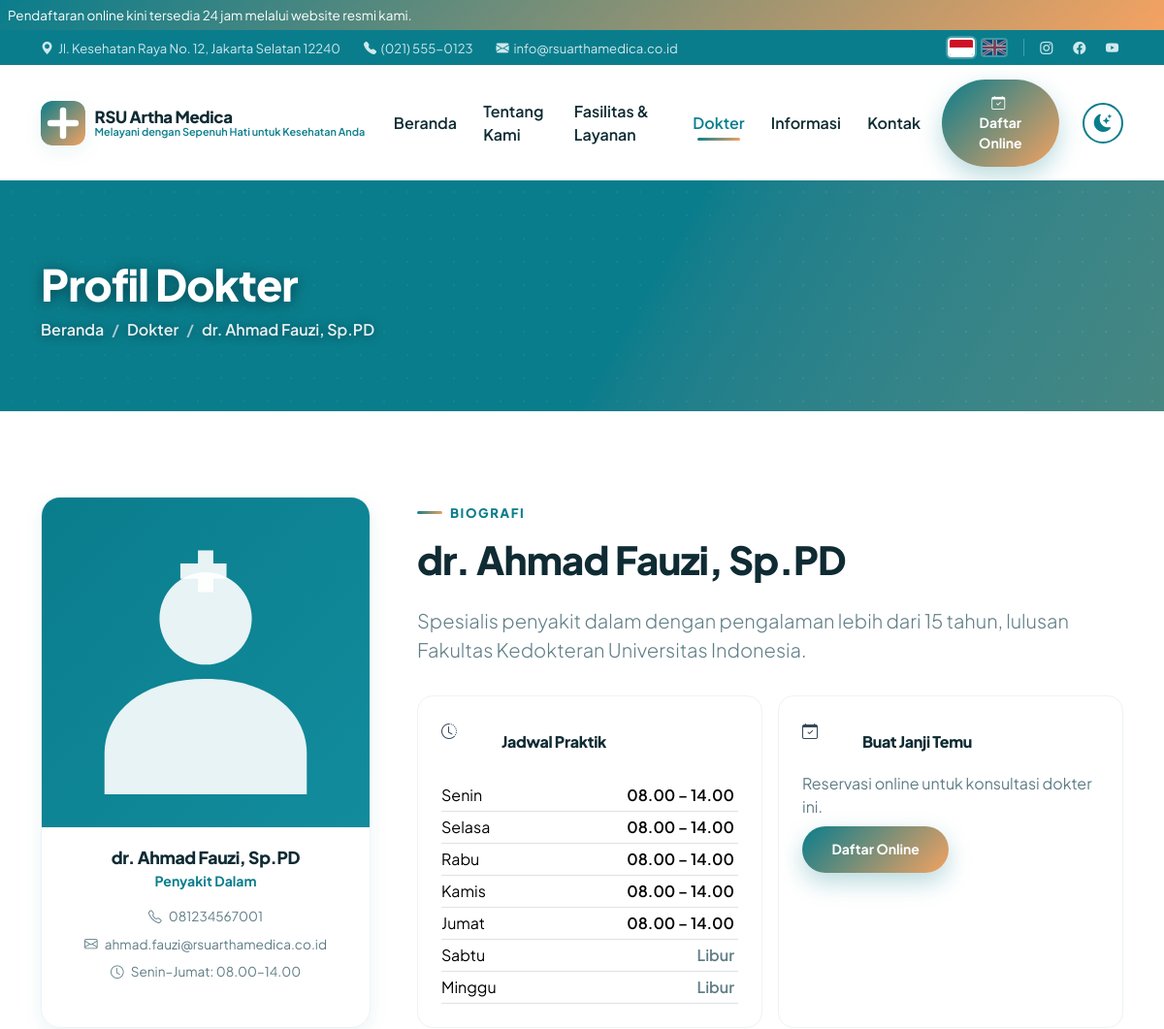
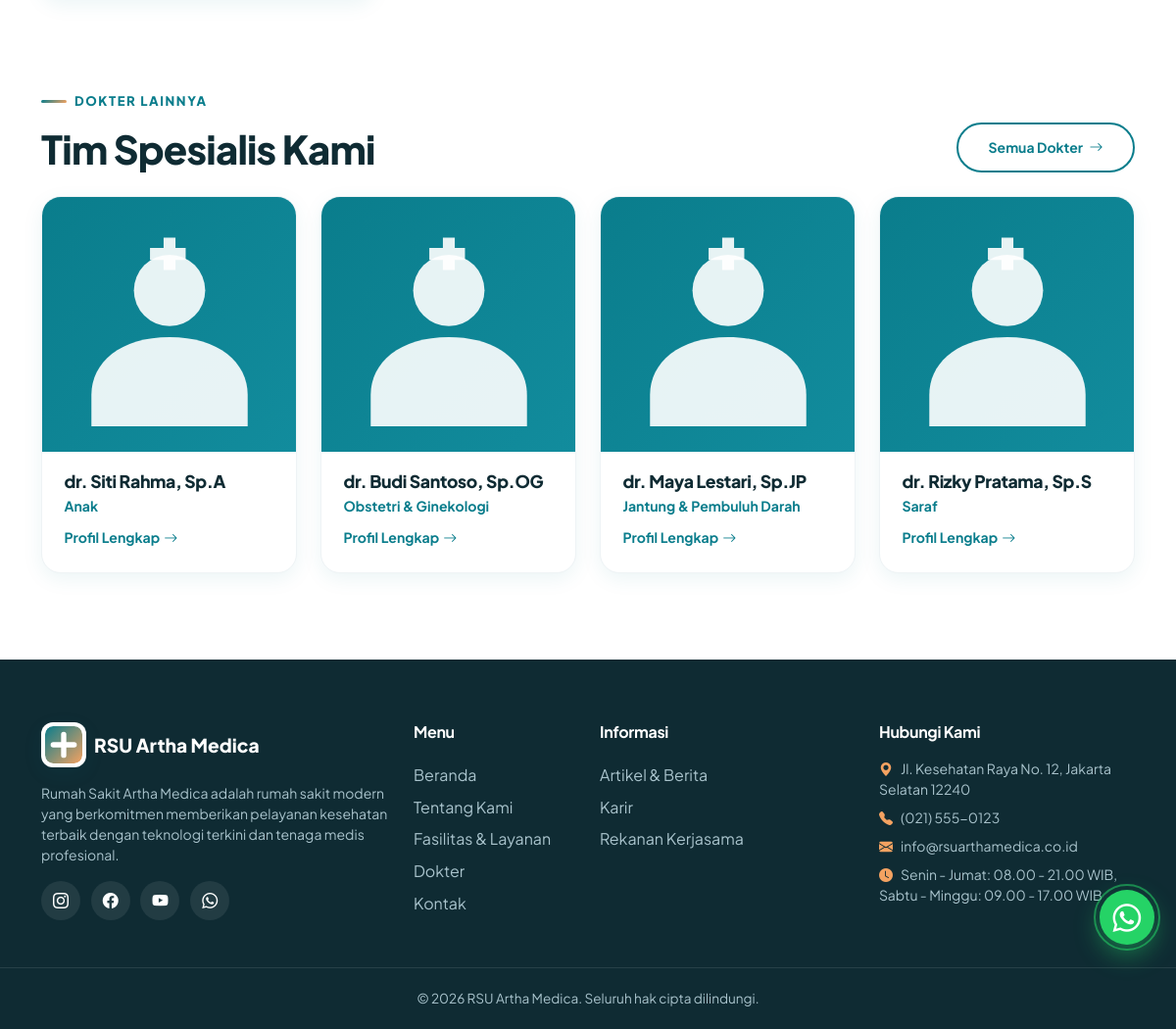
Page /doctor-detail.php?id=1 on the committed database (2 pictures, top to bottom).
### tables this page shows
CREATE TABLE doctors (
  id INT AUTO_INCREMENT PRIMARY KEY,
  name VARCHAR(150) NOT NULL,
  specialist VARCHAR(150) DEFAULT NULL,
  service_id INT DEFAULT NULL,
  photo VARCHAR(255) DEFAULT NULL,
  schedule VARCHAR(255) DEFAULT NULL,
  email VARCHAR(150) DEFAULT NULL,
  phone VARCHAR(50) DEFAULT NULL,
  bio TEXT,
  sort INT DEFAULT 0,
  active TINYINT(1) DEFAULT 1,
  created_at TIMESTAMP DEFAULT CURRENT_TIMESTAMP
);

CREATE TABLE doctor_schedules (
  id INT AUTO_INCREMENT PRIMARY KEY,
  doctor_id INT NOT NULL,
  day TINYINT NOT NULL COMMENT '0=Senin ... 6=Minggu',
  start_time TIME DEFAULT NULL,
  end_time TIME DEFAULT NULL,
  UNIQUE KEY uq_doctor_day (doctor_id, day),
  CONSTRAINT fk_schedule_doctor FOREIGN KEY (doctor_id) REFERENCES doctors(id) ON DELETE CASCADE
);

### includes/db.php (called while the page is built, shortened)
<?php
function db(): PDO
{
    static $pdo = null;
    if ($pdo === null) {
        $dsn = 'mysql:host=' . DB_HOST . ';dbname=' . DB_NAME . ';charset=utf8mb4';
        try {
            $pdo = new PDO($dsn, DB_USER, DB_PASS, [
                PDO::ATTR_ERRMODE => PDO::ERRMODE_EXCEPTION,
                PDO::ATTR_DEFAULT_FETCH_MODE => PDO::FETCH_ASSOC,
                PDO::ATTR_EMULATE_PREPARES => false,
            ]);
        } catch (PDOException $e) {
            http_response_code(500);
            exit('Koneksi database gagal: ' . htmlspecialchars($e->getMessage(), ENT_QUOTES, 'UTF-8'));
        }
    }
    return $pdo;
}
function db_all(string $sql, array $params = []): array
{
    $stmt = db()->prepare($sql);
    $stmt->execute($params);
    return $stmt->fetchAll();
}
function db_one(string $sql, array $params = []): ?array
{
    $stmt = db()->prepare($sql);
    $stmt->execute($params);
    $row = $stmt->fetch();
    return $row === false ? null : $row;
}

### includes/functions.php (called while the page is built, shortened)
<?php
function base_url(string $path = ''): string
{
    static $base = null;
    if ($base === null) {
        $script = $_SERVER['SCRIPT_NAME'] ?? '/';
        $dir = rtrim(str_replace('\\', '/', dirname($script)), '/');
        $base = rtrim($dir, '/');
    }
    return $base . '/' . ltrim($path, '/');
}
function get_settings(): array
{
    static $settings = null;
    if ($settings === null) {
        $settings = [];
        try {
            foreach (db_all('SELECT setting_key, setting_value FROM settings') as $row) {
                $settings[$row['setting_key']] = $row['setting_value'];
            }
        } catch (Throwable $e) {
            $settings = [];
        }
    }
    return $settings;
}
function setting(string $key, string $default = ''): string
{
    $s = get_settings();
    return isset($s[$key]) && $s[$key] !== '' ? (string)$s[$key] : $default;
}
function register_url(): string
{
    return setting('register_url', 'https://daftar.rsuarthamedica.co.id');
}
function lang_code(): string
{
    static $code = null;
    if ($code === null) {
        $c = $_SESSION['lang'] ?? ($_COOKIE['lang'] ?? 'id');
        $code = ($c === 'en' && !is_admin_route()) ? 'en' : 'id';
    }
    return $code;
}
function t(string $key, array $params = []): string
{
    $text = $GLOBALS['LANG'][$key] ?? $GLOBALS['LANG_ID'][$key] ?? $key;
    return $params ? vsprintf($text, $params) : $text;
}
function e(?string $value): string
{
    return htmlspecialchars((string)$value, ENT_QUOTES, 'UTF-8');
}
function doctor_days(): array
{
    return [0 => 'Senin', 1 => 'Selasa', 2 => 'Rabu', 3 => 'Kamis', 4 => 'Jumat', 5 => 'Sabtu', 6 => 'Minggu'];
}
function get_doctor_schedules(int $doctorId): array
{
    return db_all('SELECT * FROM doctor_schedules WHERE doctor_id = ? ORDER BY day ASC', [$doctorId]);
}
function format_time(?string $t): string
{
    $parts = explode(':', (string)$t);
    return $parts[0] . '.' . ($parts[1] ?? '00');
}
function schedule_compact(array $rows): string
{
    $days = doctor_days();
    $groups = [];
    foreach ($rows as $r) {
        $start = $r['start_time'] ?? null;
        $end = $r['end_time'] ?? null;
        $key = format_time($start) . '–' . format_time($end);
        $groups[$key][] = (int)$r['day'];
    }
    $chunks = [];
    foreach ($groups as $key => $dayList) {
        sort($dayList);
        $ranges = [];
        $i = 0;
        while ($i < count($dayList)) {
            $j = $i;
            while ($j + 1 < count($dayList) && $dayList[$j + 1] === $dayList[$j] + 1) {
                $j++;
            }
            if ($j === $i) {
                $ranges[] = $days[$dayList[$i]];
            } else {
                $ranges[] = $days[$dayList[$i]] . '–' . $days[$dayList[$j]];
            }
            $i = $j + 1;
        }
        $chunks[] = implode(', ', $ranges) . ': ' . $key;
    }
    return implode(' · ', $chunks);
}

### doctor-detail.php (the view, shortened to what this page needs)
<?php
$id = (int)($_GET['id'] ?? 0);
$doc = db_one('SELECT * FROM doctors WHERE id = ? AND active = 1', [$id]);
$others = db_all('SELECT * FROM doctors WHERE active = 1 AND id <> ? ORDER BY sort ASC LIMIT 4', [$id]);
$schedules = get_doctor_schedules($id);
$schedByDay = [];
foreach ($schedules as $s) {
    $schedByDay[(int)$s['day']] = $s;
}
$schedComp = schedule_compact($schedules);
include __DIR__ . '/includes/header.php';
$photo = $doc['photo'] ? img_url('doctors', $doc['photo']) : base_url('assets/img/doctor-placeholder.svg');
include __DIR__ . '/includes/sections/page_banner.php';
?>
<section class="section">
  <div class="container">
    <div class="row g-5">
      <div class="col-lg-4" data-aos="fade-right">
        <div class="doc-card">
          <div class="doc-photo-wrap" style="height:340px"><img class="doc-photo" src="<?= e($photo) ?>" alt="<?= e($doc['name']) ?>"></div>
          <div class="doc-body text-center">
            <h4 class="doc-name"><?= e($doc['name']) ?></h4>
            <div class="doc-spec mb-3"><?= e($doc['specialist']) ?></div>
            <?php if ($doc['phone']): ?><div class="doc-sched mb-2 justify-content-center"><i class="bi bi-telephone"></i><?= e($doc['phone']) ?></div><?php endif; ?>
            <?php if ($doc['email']): ?><div class="doc-sched mb-2 justify-content-center"><i class="bi bi-envelope"></i><?= e($doc['email']) ?></div><?php endif; ?>
            <?php if ($schedComp): ?><div class="doc-sched justify-content-center"><i class="bi bi-clock"></i><?= e($schedComp) ?></div><?php endif; ?>
          </div>
        </div>
      </div>
      <div class="col-lg-8" data-aos="fade-left" data-aos-delay="120">
        <span class="section-eyebrow"><?= e(t('doctor.bio')) ?></span>
        <h2 class="section-title mb-4"><?= e($doc['name']) ?></h2>
        <div class="lead" style="color:var(--muted)">
          <?= $doc['bio'] ? nl2br($doc['bio']) : '<p>' . e(t('doctor.nobio')) . '</p>' ?>
        </div>
        <div class="row g-3 mt-3">
          <div class="col-md-6">
            <div class="p-4 rounded-4 border surface-card h-100" style="border-color:var(--border)!important">
              <div class="d-flex align-items-center gap-3 mb-3">
                <span class="icon-wrap" style="width:46px;height:46px"><i class="bi bi-clock-history"></i></span>
                <h6 class="mb-0"><?= e(t('doctor.schedule')) ?></h6>
              </div>
              <?php if ($schedules): ?>
              <table class="table table-sm mb-0">
                <tbody>
                  <?php foreach (doctor_days() as $day => $dayName): ?>
                  <?php $s = $schedByDay[$day] ?? null; ?>
                  <tr>
                    <td class="ps-0"><?= $dayName ?></td>
                    <td class="text-end fw-semibold"><?= $s && $s['start_time'] && $s['end_time'] ? e(format_time($s['start_time']) . ' – ' . format_time($s['end_time'])) : '<span style="color:var(--muted)">' . e(t('doctor.off')) . '</span>' ?></td>
                  </tr>
                  <?php endforeach; ?>
                </tbody>
              </table>
              <?php else: ?>
              <p class="mb-0" style="color:var(--muted)">-</p>
              <?php endif; ?>
            </div>
          </div>
          <div class="col-md-6">
            <div class="p-4 rounded-4 border surface-card h-100" style="border-color:var(--border)!important">
              <div class="d-flex align-items-center gap-3 mb-2">
                <span class="icon-wrap" style="width:46px;height:46px"><i class="bi bi-calendar-check"></i></span>
                <h6 class="mb-0"><?= e(t('doctor.appointment.title')) ?></h6>
              </div>
              <p class="mb-2" style="color:var(--muted)"><?= e(t('doctor.appointment.sub')) ?></p>
              <?php if (register_url()): ?>
              <a class="btn btn-grad btn-sm" href="<?= e(register_url()) ?>" target="_blank" rel="noopener"><?= e(t('doctor.register')) ?></a>
              <?php endif; ?>
            </div>
          </div>
        </div>
      </div>
    </div>
  </div>
</section>
<?php if ($others): ?>
<section class="section pt-0">
  <div class="container">
    <div class="d-flex flex-wrap justify-content-between align-items-end gap-3 mb-4" data-aos="fade-up">
      <div>
        <span class="section-eyebrow"><?= e(t('doctor.others')) ?></span>
        <h2 class="section-title mb-0"><?= e(t('doctor.others.title')) ?></h2>
      </div>
      <a href="<?= e(base_url('doctors.php')) ?>" class="btn btn-outline-primary-round btn-sm"><?= e(t('doctor.all')) ?> <i class="bi bi-arrow-right ms-1"></i></a>
    </div>
    <div class="row g-4">
      <?php foreach ($others as $other): ?>
      <?php $oPhoto = $other['photo'] ? img_url('doctors', $other['photo']) : base_url('assets/img/doctor-placeholder.svg'); ?>
      <div class="col-md-6 col-lg-3" data-aos="fade-up" data-aos-delay="<?= ((int)$other['sort'] % 4) * 80 ?>">
        <div class="doc-card">
          <div class="doc-photo-wrap"><img class="doc-photo" src="<?= e($oPhoto) ?>" alt="<?= e($other['name']) ?>"></div>
          <div class="doc-body">
            <h5 class="doc-name"><?= e($other['name']) ?></h5>
            <div class="doc-spec"><?= e($other['specialist']) ?></div>
            <a class="read-more" href="<?= e(base_url('doctor-detail.php?id=' . $other['id'])) ?>"><?= e(t('doctor.fullprofile')) ?> <i class="bi bi-arrow-right ms-1"></i></a>
          </div>
        </div>
      </div>
      <?php endforeach; ?>
    </div>
  </div>
</section>
<?php endif; ?>
<?php include __DIR__ . '/includes/footer.php'; ?>

### assets/css/style.css (style rules this page uses)
:root { --primary: #0a7d8c; --secondary: #f4a261; --primary-dark: #075f6b; --primary-light: #e6f6f8; --secondary-light: #fdf1e6; --dark: #0f2b33; --ink: #0f2b33; --muted: #5f7d86; --light: #f5f9fa; --surface: #ffffff; --surface-soft: #f5f9fa; --border: #eef3f5; --border-soft: #f1f5f6; --body-text: #33475a; --navbar-bg: rgba(255, 255, 255, 0.92); --navbar-bg-solid: rgba(255, 255, 255, 0.98); --grad: linear-gradient(135deg, var(--primary), var(--secondary)); --grad-soft: linear-gradient(135deg, #e6f6f8 0%, #fdf1e6 100%); --shadow-sm: 0 6px 20px rgba(10, 125, 140, 0.08); --shadow-md: 0 14px 40px rgba(10, 125, 140, 0.14); --shadow-lg: 0 24px 60px rgba(10, 125, 140, 0.20); --radius: 1.25rem; --radius-lg: 2rem; --font: 'Plus Jakarta Sans', 'Poppins', 'Segoe UI', system-ui, -apple-system, sans-serif; }
html { scroll-behavior: smooth; }
body { font-family: var(--font); color: var(--body-text); background: var(--surface); overflow-x: hidden; }
h1, h2, h3, h4, h5, h6 { font-weight: 800; color: var(--ink); letter-spacing: -0.02em; }
a { text-decoration: none; }
.btn-grad { background: var(--grad); color: #fff !important; border: 0; border-radius: 50rem; padding: 0.85rem 1.9rem; font-weight: 700; box-shadow: 0 10px 24px rgba(10, 125, 140, 0.28); transition: transform 0.25s ease, box-shadow 0.25s ease, filter 0.25s ease; }
.btn-outline-primary-round { border: 2px solid var(--primary); color: var(--primary); border-radius: 50rem; padding: 0.8rem 1.9rem; font-weight: 700; transition: all 0.25s ease; }
.section { padding: 5.5rem 0; }
.section-eyebrow { display: inline-flex; align-items: center; gap: 0.5rem; color: var(--primary); font-weight: 800; font-size: 0.82rem; letter-spacing: 0.12em; text-transform: uppercase; margin-bottom: 0.9rem; }
.section-eyebrow::before { content: ''; width: 26px; height: 3px; border-radius: 3px; background: var(--grad); }
.section-title { font-size: clamp(1.7rem, 3.5vw, 2.5rem); margin-bottom: 0.9rem; }
.read-more { display: inline-flex; align-items: center; font-weight: 700; font-size: 0.88rem; color: var(--primary); text-decoration: none; }
.doc-card { background: var(--surface); border-radius: var(--radius); overflow: hidden; box-shadow: var(--shadow-sm); border: 1px solid var(--border); transition: transform 0.3s ease, box-shadow 0.3s ease; height: 100%; }
.doc-card .doc-photo-wrap { height: 260px; overflow: hidden; position: relative; }
.doc-card .doc-photo { width: 100%; height: 100%; object-fit: cover; transition: transform 0.5s ease; }
.doc-card .doc-body { padding: 1.3rem 1.4rem 1.5rem; }
.doc-card .doc-name { font-size: 1.1rem; margin-bottom: 0.2rem; }
.doc-card .doc-spec { color: var(--primary); font-weight: 700; font-size: 0.88rem; margin-bottom: 0.6rem; }
.doc-card .doc-sched { font-size: 0.85rem; color: var(--muted); display: flex; align-items: center; gap: 0.45rem; }
.surface-card { background: var(--surface); }

### rows in the picture
doctors: name "dr. Ahmad Fauzi, Sp.PD", specialist "Penyakit Dalam", phone "081234567001", email "ahmad.fauzi@rsuarthamedica.co.id", bio "Spesialis penyakit dalam dengan pengalaman lebih dari 15 tahun, lulusan Fakultas Kedokteran Universitas Indonesia."
doctor_schedules: dayName "Senin", start_time+end_time "08.00 – 14.00"
doctor_schedules: dayName "Selasa", start_time+end_time "08.00 – 14.00"
doctor_schedules: dayName "Rabu", start_time+end_time "08.00 – 14.00"
doctor_schedules: dayName "Kamis", start_time+end_time "08.00 – 14.00"
doctor_schedules: dayName "Jumat", start_time+end_time "08.00 – 14.00"
doctors: name "dr. Siti Rahma, Sp.A", specialist "Anak"
doctors: name "dr. Budi Santoso, Sp.OG", specialist "Obstetri & Ginekologi"
doctors: name "dr. Maya Lestari, Sp.JP", specialist "Jantung & Pembuluh Darah"
doctors: name "dr. Rizky Pratama, Sp.S", specialist "Saraf"

### other values in the picture
setting('site_announcement') "Pendaftaran online kini tersedia 24 jam melalui website resmi kami."
setting('site_address') "Jl. Kesehatan Raya No. 12, Jakarta Selatan 12240"
setting('site_phone') "(021) 555-0123"
setting('site_email') "info@rsuarthamedica.co.id"
setting('site_name') "RSU Artha Medica"
setting('site_tagline') "Melayani dengan Sepenuh Hati untuk Kesehatan Anda"
t('nav.home') "Beranda"
t('nav.about') "Tentang Kami"
t('nav.services') "Fasilitas & Layanan"
t('nav.doctors') "Dokter"
t('nav.information') "Informasi"
t('nav.contact') "Kontak"
t('nav.register') "Daftar Online"
$bannerTitle "Profil Dokter"
$c['label'] "Beranda"
